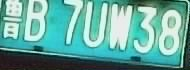
#> input picture data/plates_images/鲁B7UW38(4).jpg, 190 x 70 px, given as the content of the folder madeups_gen/, which was not available
$ python dataGen.py 'plates_images/鲁B7UW38(4).jpg'   (older library calls are emulated)
#> lines starting #> are read from the running program, lines starting #| are printed output that depends on the picture; pictures that were not available may be replaced by others from this repository, and a replacement may not be noted
import sys
import getopt
from PIL import Image, ImageFilter, ImageChops
import numpy as np
import matplotlib.pyplot as plt
import scipy.misc
import os
import re
import PIL.ImageOps

def main(argv):
    in_dir = 'madeups/'
    out_dir = 'madeups_gen/'
    img_names = os.listdir(out_dir)
    is_jpg = re.compile(r'.+?\.jpg')
    # [43 lines of commented-out code are left out]
    print('performing rotation on the original images...')
    for name in img_names:
        if(is_jpg.match(name)):
            image = Image.open(out_dir + name)
#> image is the input picture: PIL image 190x70 RGB; mean R, G, B 102.6, 167.1, 157.5
            for i in (-10, 10):
                image_r = image.rotate(i)
                image_r.save(out_dir + name[:len(name) - 4] + 'r' + str(i) + '.jpg')
#> this loop made 2 passes
#> pass 1, in main, `image_r = image.rotate(i)`:
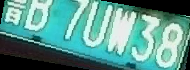
#> image_r: PIL image 190x70 RGB; mean R, G, B 91.5, 149.9, 141.3
#> pass 2, in main, `image_r = image.rotate(i)`:
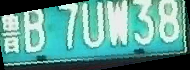
#> image_r: PIL image 190x70 RGB; mean R, G, B 95.9, 157.6, 149.4
    print('rotation completed.')
if __name__ == "__main__":
    main(sys.argv[1:])

$ run again, on data/plates_images/鲁B7UW38(6).jpg
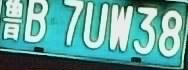
#> input picture data/plates_images/鲁B7UW38(6).jpg, 188 x 70 px, given as the content of the folder madeups_gen/, which was not available
#> in main, image is the input picture: PIL image 188x70 RGB; mean R, G, B 98, 160.4, 154.8
#> the loop in main, `for i in (-10, 10):` made 2 passes
#> pass 1, in main, `image_r = image.rotate(i)`:
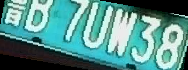
#> image_r: PIL image 188x70 RGB; mean R, G, B 87.4, 143.5, 138.6
#> pass 2, in main, `image_r = image.rotate(i)`:
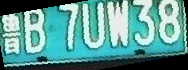
#> image_r: PIL image 188x70 RGB; mean R, G, B 92.7, 152.8, 148.1
